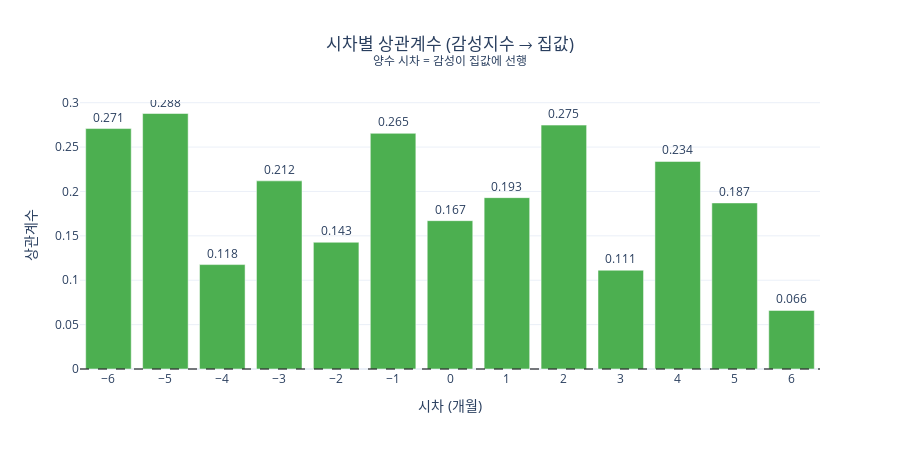

The notebook cell this image was saved under:
### Markdown cell above
### 9-3. 시차 상관분석 시각화

### Code cell
fig = go.Figure()

colors = ['#4CAF50' if r > 0 else '#F44336' for r in lag_results['correlation']]
fig.add_trace(
    go.Bar(
        x=lag_results['lag'],
        y=lag_results['correlation'],
        marker_color=colors,
        text=[f'{r:.3f}' for r in lag_results['correlation']],
        textposition='outside',
        hovertemplate='시차: %{x}개월<br>상관계수: %{y:.4f}<extra></extra>'
    )
)

fig.add_hline(y=0, line_dash="dash", line_color="black", opacity=0.5)

fig.update_layout(
    title={
        'text': '시차별 상관계수 (감성지수 → 집값)<br><sup>양수 시차 = 감성이 집값에 선행</sup>',
        'x': 0.5
    },
    xaxis_title='시차 (개월)',
    yaxis_title='상관계수',
    template='plotly_white',
    xaxis=dict(tickmode='linear', tick0=-6, dtick=1),
    height=450
)

fig.show()

### Figure 1 — Plotly figure (JSON) as saved in the notebook; plotly's stock layout.template omitted (floating-point values rounded to 4 significant figures)
{"data": [{"hovertemplate": "시차: %{x}개월<br>상관계수: %{y:.4f}<extra></extra>", "marker": {"color": ["#4CAF50", "#4CAF50", "#4CAF50", "#4CAF50", "#4CAF50", "#4CAF50", "#4CAF50", "#4CAF50", "#4CAF50", "#4CAF50", "#4CAF50", "#4CAF50", "#4CAF50"]}, "text": ["0.271", "0.288", "0.118", "0.212", "0.143", "0.265", "0.167", "0.193", "0.275", "0.111", "0.234", "0.187", "0.066"], "textposition": "outside", "type": "bar", "x": [-6, -5, -4, -3, -2, -1, 0, 1, 2, 3, 4, 5, 6], "y": [0.2709, 0.2878, 0.1176, 0.2119, 0.1428, 0.2655, 0.1671, 0.193, 0.2747, 0.1113, 0.2338, 0.1871, 0.06597]}], "layout": {"height": 450, "shapes": [{"line": {"color": "black", "dash": "dash"}, "opacity": 0.5, "type": "line", "x0": 0, "x1": 1, "xref": "x domain", "y0": 0, "y1": 0, "yref": "y"}], "title": {"text": "시차별 상관계수 (감성지수 → 집값)<br><sup>양수 시차 = 감성이 집값에 선행</sup>", "x": 0.5}, "xaxis": {"dtick": 1, "tick0": -6, "tickmode": "linear", "title": {"text": "시차 (개월)"}}, "yaxis": {"title": {"text": "상관계수"}}}}
